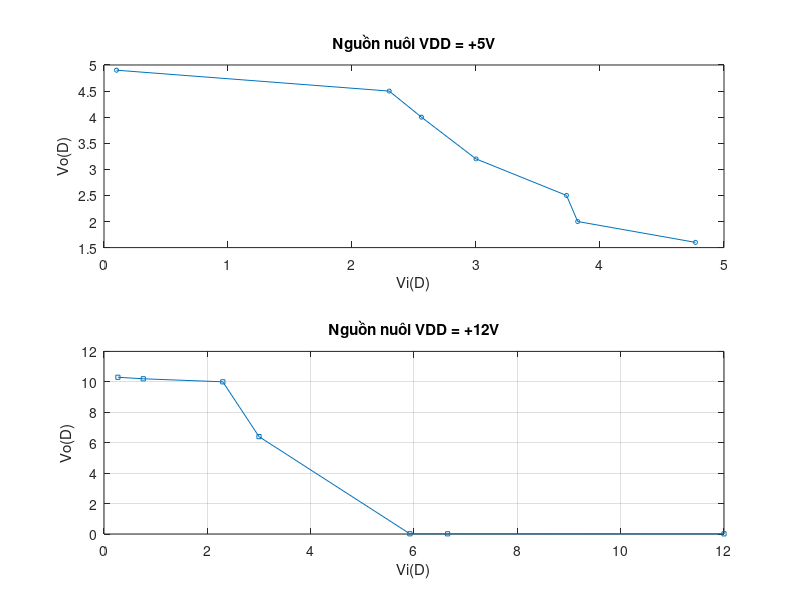

MATLAB code for this plot:
x1 = [0.101, 2.3, 2.56, 3, 3.73, 3.82, 4.77];
y1 = [4.9, 4.5, 4.0, 3.2, 2.5, 2, 1.6];

x2= [0.269, 0.76, 2.3, 3, 5.92, 6.65, 12];
y2= [10.3, 10.2, 10, 6.4, 0.0143, 0.0132, 0.011];


% Vẽ đồ thị
figure;

subplot(2, 1, 1); % Phân chia figure thành 2 hàng, 1 cột, vẽ đồ thị đầu tiên
plot(x1, y1, '-o', 'LineWidth', 0.5, 'MarkerSize', 3);
title('Nguồn nuôi VDD = +5V');
xlabel('Vi(D)');
ylabel('Vo(D)');

subplot(2, 1, 2); % Phân chia figure thành 2 hàng, 1 cột, vẽ đồ thị thứ hai
plot(x2, y2, '-s', 'LineWidth', 0.5, 'MarkerSize', 3);
title('Nguồn nuôi VDD = +12V');
xlabel('Vi(D)');
ylabel('Vo(D)');

grid on;
